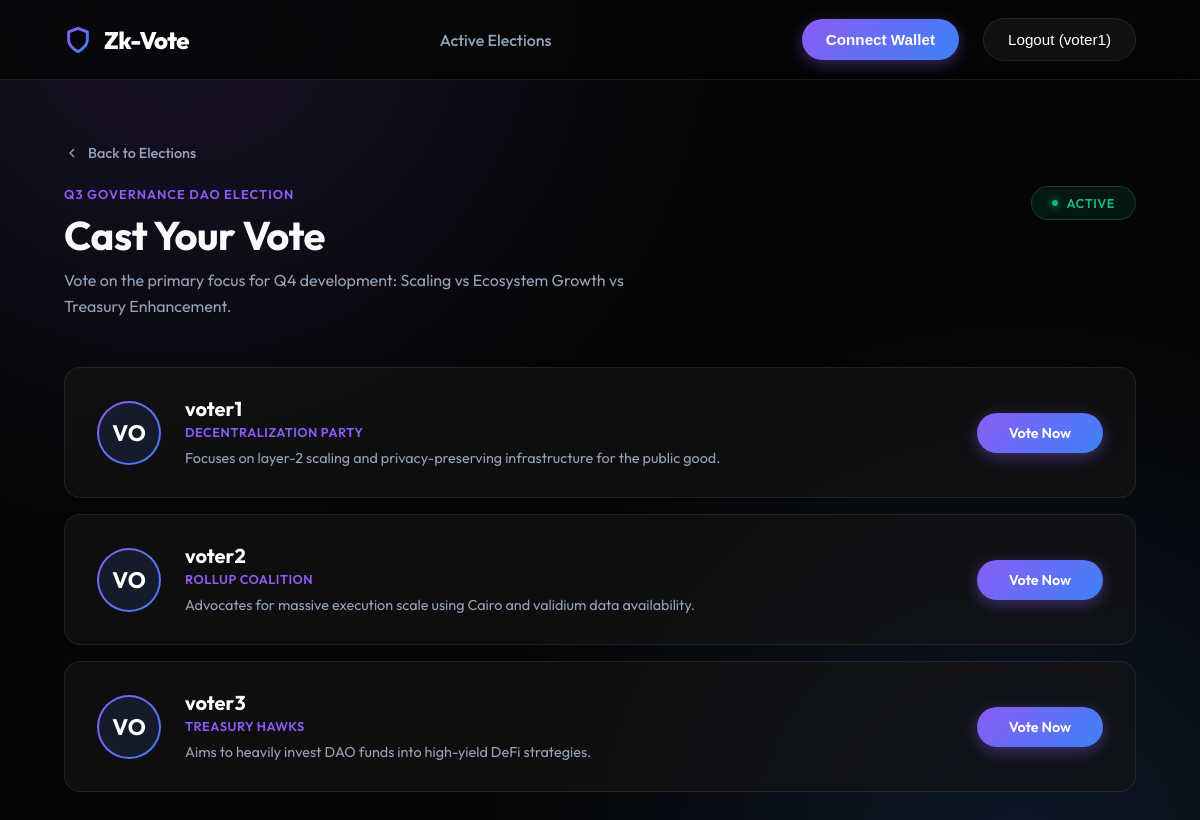
Before: /api/voting/voter/election/1/ (signed in) with the older database file.
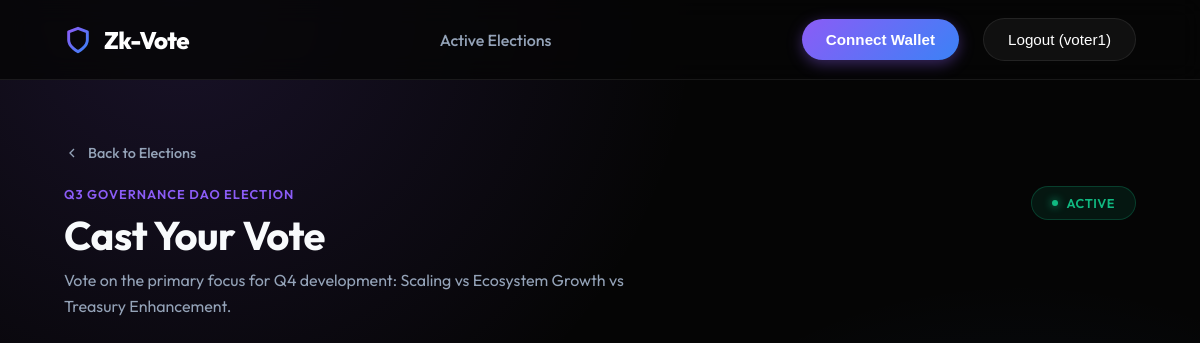
After: the same page with the newer database file.
### voting/models.py (models this page shows, shortened)
class Election(models.Model):
    title = models.CharField(max_length=200)
    description = models.TextField()
    registration_start = models.DateTimeField()
    registration_end = models.DateTimeField()
    election_start = models.DateTimeField()
    election_end = models.DateTimeField()
    is_active = models.BooleanField(default=False)
    created_at = models.DateTimeField(auto_now_add=True)
    @property
    def status(self):
        now = timezone.now()
        if now < self.registration_start:
            return "Upcoming"
        elif self.registration_start <= now <= self.registration_end:
            return "Registration Open"
        elif self.registration_end < now < self.election_start:
            return "Pending Election"
        elif self.election_start <= now <= self.election_end:
            return "Active"
        else:
            return "Ended"

class Candidate(models.Model):
    election = models.ForeignKey(Election, on_delete=models.CASCADE, related_name="candidates")
    user = models.ForeignKey(User, on_delete=models.CASCADE)
    party_name = models.CharField(max_length=100, blank=True)
    manifesto = models.TextField(blank=True)
    is_approved = models.BooleanField(default=False)

### voting/views.py (the view)
# urls.py: path('voter/election/<int:election_id>/', views.vote_election, name='vote_election'),
@login_required
def vote_election(request, election_id):
    if request.user.is_superuser:
        return redirect('admin_dashboard')
    election = get_object_or_404(Election, id=election_id)
    candidates = election.candidates.filter(is_approved=True)
    already_voted = VoteLedger.objects.filter(
        election=election,
        voter=request.user,
    ).exists()
    return render(request, 'voting/vote_election.html', {
        'election': election,
        'candidates': candidates,
        'already_voted': already_voted,
    })

### voting/templates/voting/vote_election.html (shortened to what this page needs)
{% extends "voting/layout.html" %}
{% block content %}
<a href="{% url 'voter_dashboard' %}" class="back-link">
    <svg width="16" height="16" viewBox="0 0 24 24" fill="none" stroke="currentColor" stroke-width="2"><polyline points="15 18 9 12 15 6"></polyline></svg>
    Back to Elections
</a>
<div class="page-header">
    <div>
        <p class="text-primary" style="font-weight: 600; text-transform: uppercase; letter-spacing: 1px; margin-bottom: 0.5rem; font-size: 0.8rem;">{{ election.title }}</p>
        <h1>Cast Your Vote</h1>
        <p class="text-muted" style="font-size: 1rem; line-height: 1.6; max-width: 600px;">{{ election.description }}</p>
    </div>
    <div class="status-pill active">{{ election.status }}</div>
</div>
<div class="candidate-list">
    {% for candidate in candidates %}
    <div class="candidate-card {% if already_voted %}disabled{% endif %}">
        <div class="avatar-ring">
            <div class="avatar-inner">{{ candidate.user.username|slice:":2" }}</div>
        </div>
        <div class="candidate-info">
            <div class="candidate-name" id="name-{{ candidate.id }}">{{ candidate.user.username }}</div>
            <div class="candidate-party">{{ candidate.party_name }}</div>
            <div class="candidate-manifesto">{{ candidate.manifesto }}</div>
        </div>
        <div class="candidate-action">
            {% if already_voted %}
                <button class="btn-vote" disabled>Voted</button>
            {% else %}
                <button class="btn-vote js-vote-btn" data-id="{{ candidate.id }}">Vote Now</button>
            {% endif %}
        </div>
    </div>
    {% endfor %}
</div>
{% endblock %}

### voting/templates/voting/layout.html (shortened to what this page needs)
<!DOCTYPE html>
<html lang="en">
<head>
</head>
<body>
    <nav class="top-nav">
        <a href="{% url 'landing' %}" class="brand">
            Zk-Vote
        </a>
        <div class="nav-center">
            {% if request.user.is_authenticated %}
                {% if request.user.is_superuser %}
                    <a href="{% url 'admin_dashboard' %}" class="{% if request.resolver_match.url_name == 'admin_dashboard' %}active{% endif %}">Admin Dashboard</a>
                {% else %}
                    <a href="{% url 'voter_dashboard' %}" class="{% if request.resolver_match.url_name == 'voter_dashboard' %}active{% endif %}">Active Elections</a>
                {% endif %}
            {% else %}
                <a href="#">Technology</a>
                <a href="#">Whitepaper</a>
                <a href="#">GitHub</a>
            {% endif %}
        </div>
        <div class="nav-right">
            {% if request.user.is_authenticated %}
                {% if not request.user.is_superuser %}
                    <button id="btn-connect-wallet" class="btn-primary">Connect Wallet</button>
                {% endif %}
                <form action="{% url 'logout' %}" method="post" style="margin: 0;">
                    <button type="submit" class="btn-secondary">Logout ({{ request.user.username }})</button>
                </form>
            {% else %}
                <a href="{% url 'login' %}" class="btn-primary">Sign In</a>
            {% endif %}
        </div>
    </nav>
    <main class="main-content">
        {% block content %}{% endblock %}
    </main>
</body>
</html>

### voting/templates/voting/layout.html (style rules this page uses)
:root { --bg-color: #050505; --surface-color: rgba(20, 20, 20, 0.6); --surface-hover: rgba(40, 40, 40, 0.8); --primary: #8b5cf6; --primary-glow: rgba(139, 92, 246, 0.4); --secondary: #3b82f6; --text-main: #f8fafc; --text-muted: #94a3b8; --border: rgba(255, 255, 255, 0.08); --success: #10b981; }
* { box-sizing: border-box; margin: 0; padding: 0; }
body { font-family: 'Outfit', sans-serif; background-color: var(--bg-color); color: var(--text-main); min-height: 100vh; display: flex; flex-direction: column; background-image: radial-gradient(circle at 15% 0%, rgba(139, 92, 246, 0.15), transparent 40%), radial-gradient(circle at 85% 100%, rgba(59, 130, 246, 0.15), transparent 40%); background-attachment: fixed; }
.top-nav { width: 100%; height: 80px; display: flex; align-items: center; justify-content: space-between; padding: 0 4rem; border-bottom: 1px solid var(--border); background: rgba(5, 5, 5, 0.8); backdrop-filter: blur(12px); position: fixed; top: 0; z-index: 100; }
.brand { font-size: 1.5rem; font-weight: 800; display: flex; align-items: center; gap: 0.75rem; color: white; text-decoration: none; letter-spacing: -0.5px; }
.nav-center { display: flex; gap: 2rem; }
.nav-center a { color: var(--text-muted); text-decoration: none; font-weight: 500; font-size: 1rem; transition: color 0.2s; }
.nav-right { display: flex; align-items: center; gap: 1.5rem; }
.btn-primary { background: linear-gradient(135deg, var(--primary), var(--secondary)); color: white; border: none; padding: 0.75rem 1.5rem; border-radius: 2rem; font-weight: 600; font-size: 0.95rem; cursor: pointer; transition: all 0.3s ease; box-shadow: 0 4px 15px var(--primary-glow); text-decoration: none; display: inline-flex; align-items: center; justify-content: center; }
.btn-secondary { background: rgba(255, 255, 255, 0.05); color: white; border: 1px solid var(--border); padding: 0.75rem 1.5rem; border-radius: 2rem; font-weight: 500; font-size: 0.95rem; cursor: pointer; transition: all 0.3s ease; text-decoration: none; }
.main-content { margin-top: 80px; padding: 4rem; flex: 1; width: 100%; max-width: 1400px; margin-left: auto; margin-right: auto; }
.text-primary { color: var(--primary); }
.text-muted { color: var(--text-muted); }

### voting/templates/voting/vote_election.html (style rules this page uses)
.page-header { margin-bottom: 3rem; display: flex; justify-content: space-between; align-items: flex-start; gap: 2rem; }
.page-header h1 { font-size: 2.5rem; font-weight: 700; margin-bottom: 0.5rem; letter-spacing: -0.5px; }
.back-link { color: var(--text-muted); text-decoration: none; display: inline-flex; align-items: center; gap: 0.5rem; margin-bottom: 1.5rem; font-weight: 500; font-size: 0.9rem; transition: color 0.2s; }
.status-pill { display: inline-flex; align-items: center; gap: 0.5rem; padding: 0.5rem 1.25rem; border-radius: 2rem; font-size: 0.8rem; font-weight: 600; text-transform: uppercase; letter-spacing: 0.5px; flex-shrink: 0; }
.status-pill.active { background: rgba(16, 185, 129, 0.1); border: 1px solid rgba(16, 185, 129, 0.25); color: var(--success); }
.status-pill.active::before { content: ''; width: 6px; height: 6px; background: var(--success); border-radius: 50%; box-shadow: 0 0 8px var(--success); }

Changed rows visible on the page:
removed Candidate: user.username "VO", user.username "voter1", party_name "DECENTRALIZATION PARTY", manifesto "Focuses on layer-2 scaling and privacy-preserving infrastructure for the public good."
removed Candidate: user.username "VO", user.username "voter2", party_name "ROLLUP COALITION", manifesto "Advocates for massive execution scale using Cairo and validium data availability."
removed Candidate: user.username "VO", user.username "voter3", party_name "TREASURY HAWKS", manifesto "Aims to heavily invest DAO funds into high-yield DeFi strategies."
